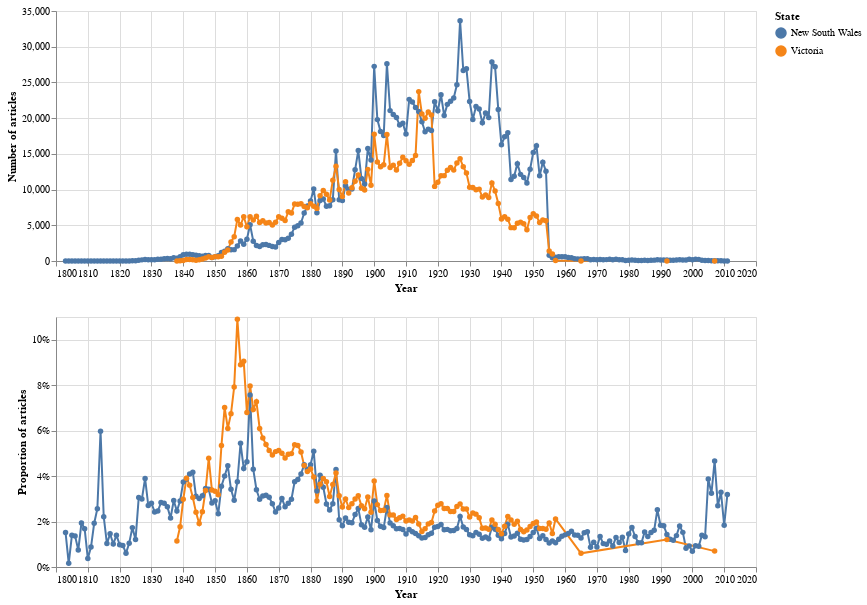

This figure's notebook cell:
### Markdown cell above
And now chart the results, specifying `state` as the column to use for our category.

### Code cell
# Chart totals
chart5 = make_chart_totals(df_states, 'state', 'State')

# Chart proportions
chart6 = make_chart_proportions(df_states, 'state', 'State')

# Shorthand way of concatenating the two charts (note there's only one legend)
chart5 & chart6

### Figure 1 — Vega-Lite specification as saved in the notebook (floating-point values rounded to 4 significant figures; data arrays with more than 128 entries replaced by an {"elided": "..."} marker saying what was removed)
{"config": {"view": {"continuousWidth": 400, "continuousHeight": 300}}, "vconcat": [{"mark": {"type": "line", "point": true}, "encoding": {"color": {"type": "nominal", "field": "state", "legend": {"title": "State"}}, "tooltip": [{"type": "nominal", "field": "state", "title": "State"}, {"type": "quantitative", "field": "year", "title": "Year"}, {"type": "quantitative", "field": "total_results", "format": ",", "title": "Articles"}], "x": {"type": "quantitative", "axis": {"format": "c", "title": "Year"}, "field": "year"}, "y": {"type": "quantitative", "axis": {"format": ",d", "title": "Number of articles"}, "field": "total_results"}}, "height": 250, "width": 700}, {"mark": {"type": "line", "point": true}, "encoding": {"color": {"type": "nominal", "field": "state", "legend": {"title": "State"}}, "tooltip": [{"type": "nominal", "field": "state", "title": "State"}, {"type": "quantitative", "field": "year", "title": "Year"}, {"type": "quantitative", "field": "proportion", "format": "%", "title": "Proportion"}], "x": {"type": "quantitative", "axis": {"format": "c", "title": "Year"}, "field": "year"}, "y": {"type": "quantitative", "axis": {"format": "%", "title": "Proportion of articles"}, "field": "proportion", "stack": null}}, "height": 250, "width": 700}], "data": {"name": "data-8760f4293a81101b3298b5dc0aefa294"}, "$schema": "https://vega.github.io/schema/vega-lite/v4.8.1.json", "datasets": {"data-8760f4293a81101b3298b5dc0aefa294": {"elided": "332 records"}}}
